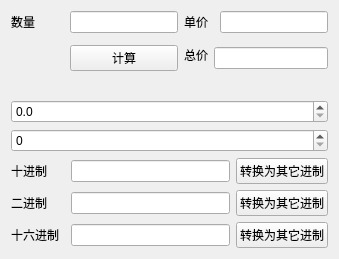
<?xml version="1.0" encoding="UTF-8"?>
<ui version="4.0">
 <class>MyWidget</class>
 <widget class="QWidget" name="MyWidget">
  <property name="geometry">
   <rect>
    <x>0</x>
    <y>0</y>
    <width>339</width>
    <height>259</height>
   </rect>
  </property>
  <property name="windowTitle">
   <string>MyWidget</string>
  </property>
  <layout class="QVBoxLayout" name="verticalLayout_2">
   <item>
    <layout class="QVBoxLayout" name="verticalLayout">
     <item>
      <layout class="QGridLayout" name="gridLayout">
       <item row="0" column="0">
        <widget class="QLabel" name="label">
         <property name="text">
          <string>数量</string>
         </property>
        </widget>
       </item>
       <item row="0" column="1">
        <widget class="QLineEdit" name="editNum"/>
       </item>
       <item row="0" column="2">
        <widget class="QLabel" name="label_2">
         <property name="text">
          <string>单价</string>
         </property>
        </widget>
       </item>
       <item row="0" column="4">
        <widget class="QLineEdit" name="editPrice"/>
       </item>
       <item row="1" column="0" rowspan="2">
        <spacer name="horizontalSpacer">
         <property name="orientation">
          <enum>Qt::Horizontal</enum>
         </property>
         <property name="sizeHint" stdset="0">
          <size>
           <width>26</width>
           <height>20</height>
          </size>
         </property>
        </spacer>
       </item>
       <item row="1" column="2" rowspan="2" colspan="2">
        <widget class="QLabel" name="label_3">
         <property name="text">
          <string>总价</string>
         </property>
        </widget>
       </item>
       <item row="2" column="1">
        <widget class="QPushButton" name="btnCal">
         <property name="text">
          <string>计算</string>
         </property>
        </widget>
       </item>
       <item row="2" column="3" colspan="2">
        <widget class="QLineEdit" name="editTotal"/>
       </item>
      </layout>
     </item>
     <item>
      <spacer name="verticalSpacer">
       <property name="orientation">
        <enum>Qt::Vertical</enum>
       </property>
       <property name="sizeHint" stdset="0">
        <size>
         <width>20</width>
         <height>26</height>
        </size>
       </property>
      </spacer>
     </item>
     <item>
      <widget class="QDoubleSpinBox" name="doubleSpinBox">
       <property name="decimals">
        <number>1</number>
       </property>
      </widget>
     </item>
     <item>
      <widget class="QSpinBox" name="spinBox">
       <property name="minimum">
        <number>0</number>
       </property>
       <property name="value">
        <number>0</number>
       </property>
       <property name="displayIntegerBase">
        <number>10</number>
       </property>
      </widget>
     </item>
     <item>
      <layout class="QGridLayout" name="gridLayout_2">
       <item row="0" column="0">
        <widget class="QLabel" name="label_4">
         <property name="minimumSize">
          <size>
           <width>54</width>
           <height>0</height>
          </size>
         </property>
         <property name="text">
          <string>十进制</string>
         </property>
         <property name="scaledContents">
          <bool>false</bool>
         </property>
         <property name="alignment">
          <set>Qt::AlignJustify|Qt::AlignVCenter</set>
         </property>
         <property name="wordWrap">
          <bool>false</bool>
         </property>
         <property name="margin">
          <number>0</number>
         </property>
         <property name="indent">
          <number>-1</number>
         </property>
        </widget>
       </item>
       <item row="0" column="1">
        <widget class="QLineEdit" name="editDec"/>
       </item>
       <item row="0" column="2">
        <widget class="QPushButton" name="btnDec">
         <property name="text">
          <string>转换为其它进制</string>
         </property>
        </widget>
       </item>
       <item row="1" column="0">
        <widget class="QLabel" name="label_5">
         <property name="minimumSize">
          <size>
           <width>54</width>
           <height>0</height>
          </size>
         </property>
         <property name="text">
          <string>二进制</string>
         </property>
         <property name="alignment">
          <set>Qt::AlignJustify|Qt::AlignVCenter</set>
         </property>
        </widget>
       </item>
       <item row="1" column="1">
        <widget class="QLineEdit" name="editBin"/>
       </item>
       <item row="1" column="2">
        <widget class="QPushButton" name="btnBin">
         <property name="text">
          <string>转换为其它进制</string>
         </property>
        </widget>
       </item>
       <item row="2" column="0">
        <widget class="QLabel" name="label_6">
         <property name="maximumSize">
          <size>
           <width>54</width>
           <height>16777215</height>
          </size>
         </property>
         <property name="text">
          <string>十六进制</string>
         </property>
         <property name="alignment">
          <set>Qt::AlignJustify|Qt::AlignVCenter</set>
         </property>
        </widget>
       </item>
       <item row="2" column="1">
        <widget class="QLineEdit" name="editHex"/>
       </item>
       <item row="2" column="2">
        <widget class="QPushButton" name="btnHex">
         <property name="text">
          <string>转换为其它进制</string>
         </property>
        </widget>
       </item>
      </layout>
     </item>
    </layout>
   </item>
  </layout>
 </widget>
 <resources/>
 <connections/>
</ui>
